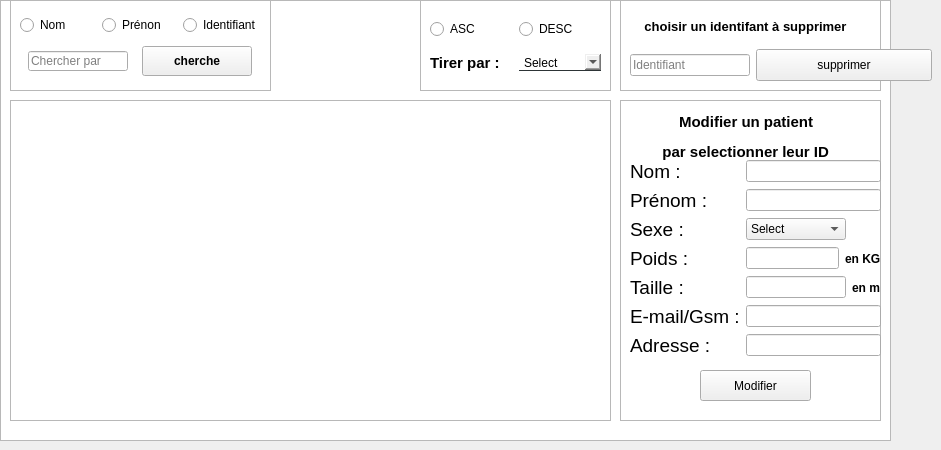
      <widget class="QWidget" name="tab_3">
       <attribute name="title">
        <string>Liste des patients</string>
       </attribute>
       <widget class="QGraphicsView" name="graphicsView">
        <property name="geometry">
         <rect>
          <x>0</x>
          <y>0</y>
          <width>891</width>
          <height>441</height>
         </rect>
        </property>
        <property name="styleSheet">
         <string notr="true">border-image: url(:/136934.jpg);</string>
        </property>
       </widget>
       <widget class="QTableView" name="tableView">
        <property name="geometry">
         <rect>
          <x>10</x>
          <y>100</y>
          <width>601</width>
          <height>321</height>
         </rect>
        </property>
       </widget>
       <widget class="QFrame" name="frame_2">
        <property name="geometry">
         <rect>
          <x>620</x>
          <y>100</y>
          <width>261</width>
          <height>321</height>
         </rect>
        </property>
        <property name="frameShape">
         <enum>QFrame::StyledPanel</enum>
        </property>
        <property name="frameShadow">
         <enum>QFrame::Raised</enum>
        </property>
        <widget class="QPushButton" name="pushButton_2">
         <property name="geometry">
          <rect>
           <x>80</x>
           <y>270</y>
           <width>111</width>
           <height>31</height>
          </rect>
         </property>
         <property name="text">
          <string>Modifier</string>
         </property>
        </widget>
        <widget class="QWidget" name="formLayoutWidget_3">
         <property name="geometry">
          <rect>
           <x>10</x>
           <y>60</y>
           <width>251</width>
           <height>240</height>
          </rect>
         </property>
         <layout class="QFormLayout" name="formLayout_3">
          <item row="0" column="0">
           <widget class="QLabel" name="label_11">
            <property name="font">
             <font>
              <pointsize>14</pointsize>
             </font>
            </property>
            <property name="text">
             <string>Nom :</string>
            </property>
           </widget>
          </item>
          <item row="0" column="1">
           <widget class="QLineEdit" name="pnom_3">
            <property name="maximumSize">
             <size>
              <width>150</width>
              <height>16777215</height>
             </size>
            </property>
           </widget>
          </item>
          <item row="1" column="0">
           <widget class="QLabel" name="label_12">
            <property name="font">
             <font>
              <pointsize>14</pointsize>
             </font>
            </property>
            <property name="text">
             <string>Prénom :</string>
            </property>
           </widget>
          </item>
          <item row="1" column="1">
           <widget class="QLineEdit" name="pprenom_3">
            <property name="maximumSize">
             <size>
              <width>150</width>
              <height>16777215</height>
             </size>
            </property>
           </widget>
          </item>
          <item row="2" column="0">
           <widget class="QLabel" name="label_13">
            <property name="font">
             <font>
              <pointsize>14</pointsize>
             </font>
            </property>
            <property name="text">
             <string>Sexe :</string>
            </property>
           </widget>
          </item>
          <item row="2" column="1">
           <widget class="QComboBox" name="psexe_3">
            <property name="maximumSize">
             <size>
              <width>100</width>
              <height>16777215</height>
             </size>
            </property>
            <item>
             <property name="text">
              <string>Select</string>
             </property>
            </item>
            <item>
             <property name="text">
              <string>Homme</string>
             </property>
            </item>
            <item>
             <property name="text">
              <string>Femme</string>
             </property>
            </item>
           </widget>
          </item>
          <item row="3" column="0">
           <widget class="QLabel" name="label_51">
            <property name="font">
             <font>
              <pointsize>14</pointsize>
             </font>
            </property>
            <property name="text">
             <string>Poids :</string>
            </property>
           </widget>
          </item>
          <item row="3" column="1">
           <layout class="QHBoxLayout" name="horizontalLayout_3">
            <item>
             <widget class="QLineEdit" name="ppoids_3">
              <property name="maximumSize">
               <size>
                <width>100</width>
                <height>16777215</height>
               </size>
              </property>
             </widget>
            </item>
            <item>
             <widget class="QLabel" name="label_15">
              <property name="font">
               <font>
                <weight>75</weight>
                <bold>true</bold>
               </font>
              </property>
              <property name="text">
               <string>en KG</string>
              </property>
             </widget>
            </item>
           </layout>
          </item>
          <item row="4" column="0">
           <widget class="QLabel" name="label_52">
            <property name="font">
             <font>
              <pointsize>14</pointsize>
             </font>
            </property>
            <property name="text">
             <string>Taille :</string>
            </property>
           </widget>
          </item>
          <item row="4" column="1">
           <layout class="QHBoxLayout" name="horizontalLayout_4">
            <item>
             <widget class="QLineEdit" name="ptaille1_3">
              <property name="maximumSize">
               <size>
                <width>100</width>
                <height>16777215</height>
               </size>
              </property>
             </widget>
            </item>
            <item>
             <widget class="QLabel" name="label_17">
              <property name="font">
               <font>
                <weight>75</weight>
                <bold>true</bold>
               </font>
              </property>
              <property name="text">
               <string>en m</string>
              </property>
             </widget>
            </item>
           </layout>
          </item>
          <item row="5" column="0">
           <widget class="QLabel" name="label_53">
            <property name="font">
             <font>
              <pointsize>14</pointsize>
             </font>
            </property>
            <property name="text">
             <string>E-mail/Gsm :</string>
            </property>
           </widget>
          </item>
          <item row="5" column="1">
           <widget class="QLineEdit" name="pemail_3">
            <property name="maximumSize">
             <size>
              <width>150</width>
              <height>16777215</height>
             </size>
            </property>
           </widget>
          </item>
          <item row="6" column="0">
           <widget class="QLabel" name="label_54">
            <property name="font">
             <font>
              <pointsize>14</pointsize>
             </font>
            </property>
            <property name="text">
             <string>Adresse :</string>
            </property>
           </widget>
          </item>
          <item row="6" column="1">
           <widget class="QLineEdit" name="padresse_3">
            <property name="maximumSize">
             <size>
              <width>150</width>
              <height>16777215</height>
             </size>
            </property>
           </widget>
          </item>
         </layout>
        </widget>
        <widget class="QWidget" name="verticalLayoutWidget_4">
         <property name="geometry">
          <rect>
           <x>30</x>
           <y>10</y>
           <width>233</width>
           <height>53</height>
          </rect>
         </property>
         <layout class="QVBoxLayout" name="verticalLayout_4">
          <item>
           <widget class="QLabel" name="label_66">
            <property name="font">
             <font>
              <pointsize>11</pointsize>
              <weight>75</weight>
              <bold>true</bold>
             </font>
            </property>
            <property name="styleSheet">
             <string notr="true">QLabel{
color: black;

border: none;
}</string>
            </property>
            <property name="text">
             <string>       Modifier un patient </string>
            </property>
           </widget>
          </item>
          <item>
           <widget class="QLabel" name="label">
            <property name="font">
             <font>
              <pointsize>11</pointsize>
              <weight>75</weight>
              <bold>true</bold>
             </font>
            </property>
            <property name="text">
             <string>   par selectionner leur ID</string>
            </property>
           </widget>
          </item>
         </layout>
        </widget>
       </widget>
       <widget class="QLineEdit" name="lineEdit">
        <property name="geometry">
         <rect>
          <x>520</x>
          <y>50</y>
          <width>113</width>
          <height>20</height>
         </rect>
        </property>
       </widget>
       <widget class="QFrame" name="frame_3">
        <property name="geometry">
         <rect>
          <x>620</x>
          <y>0</y>
          <width>261</width>
          <height>91</height>
         </rect>
        </property>
        <property name="frameShape">
         <enum>QFrame::StyledPanel</enum>
        </property>
        <property name="frameShadow">
         <enum>QFrame::Raised</enum>
        </property>
       </widget>
       <widget class="QFrame" name="frame_4">
        <property name="geometry">
         <rect>
          <x>10</x>
          <y>0</y>
          <width>261</width>
          <height>91</height>
         </rect>
        </property>
        <property name="frameShape">
         <enum>QFrame::StyledPanel</enum>
        </property>
        <property name="frameShadow">
         <enum>QFrame::Raised</enum>
        </property>
        <widget class="QWidget" name="verticalLayoutWidget">
         <property name="geometry">
          <rect>
           <x>10</x>
           <y>10</y>
           <width>241</width>
           <height>71</height>
          </rect>
         </property>
         <layout class="QVBoxLayout" name="verticalLayout">
          <item>
           <layout class="QHBoxLayout" name="horizontalLayout_7">
            <item>
             <widget class="QRadioButton" name="radioButton_3">
              <property name="text">
               <string>Nom</string>
              </property>
             </widget>
            </item>
            <item>
             <widget class="QRadioButton" name="radioButton">
              <property name="text">
               <string>Prénon</string>
              </property>
             </widget>
            </item>
            <item>
             <widget class="QRadioButton" name="radioButton_2">
              <property name="text">
               <string>Identifiant</string>
              </property>
             </widget>
            </item>
           </layout>
          </item>
          <item>
           <layout class="QHBoxLayout" name="horizontalLayout_9">
            <item>
             <widget class="QLineEdit" name="lineEdit_18">
              <property name="maximumSize">
               <size>
                <width>100</width>
                <height>20</height>
               </size>
              </property>
              <property name="placeholderText">
               <string>Chercher par</string>
              </property>
             </widget>
            </item>
            <item>
             <widget class="QPushButton" name="pb_ok1">
              <property name="maximumSize">
               <size>
                <width>110</width>
                <height>30</height>
               </size>
              </property>
              <property name="font">
               <font>
                <pointsize>9</pointsize>
                <weight>75</weight>
                <bold>true</bold>
               </font>
              </property>
              <property name="text">
               <string>cherche</string>
              </property>
             </widget>
            </item>
           </layout>
          </item>
         </layout>
        </widget>
       </widget>
       <widget class="QPushButton" name="pushButton_4">
        <property name="geometry">
         <rect>
          <x>270</x>
          <y>0</y>
          <width>151</width>
          <height>41</height>
         </rect>
        </property>
        <property name="styleSheet">
         <string notr="true">

QPushButton{
background-color: transparent;
background: none;
border: none;
background-repeat: none;
border-image: url(:/ref.png);
}



QPushButton:hover{
border: 5px slolid ;
}</string>
        </property>
        <property name="text">
         <string/>
        </property>
       </widget>
       <widget class="QFrame" name="frame_10">
        <property name="geometry">
         <rect>
          <x>420</x>
          <y>0</y>
          <width>191</width>
          <height>91</height>
         </rect>
        </property>
        <property name="frameShape">
         <enum>QFrame::StyledPanel</enum>
        </property>
        <property name="frameShadow">
         <enum>QFrame::Raised</enum>
        </property>
        <widget class="QWidget" name="verticalLayoutWidget_2">
         <property name="geometry">
          <rect>
           <x>10</x>
           <y>10</y>
           <width>171</width>
           <height>71</height>
          </rect>
         </property>
         <layout class="QVBoxLayout" name="verticalLayout_2">
          <item>
           <layout class="QHBoxLayout" name="horizontalLayout_8">
            <item>
             <widget class="QRadioButton" name="radioButton_7">
              <property name="text">
               <string>ASC</string>
              </property>
             </widget>
            </item>
            <item>
             <widget class="QRadioButton" name="radioButton_8">
              <property name="text">
               <string>DESC</string>
              </property>
             </widget>
            </item>
           </layout>
          </item>
          <item>
           <layout class="QHBoxLayout" name="horizontalLayout_12">
            <item>
             <widget class="QLabel" name="label_20">
              <property name="font">
               <font>
                <pointsize>11</pointsize>
                <weight>75</weight>
                <bold>true</bold>
               </font>
              </property>
              <property name="text">
               <string>Tirer par :</string>
              </property>
             </widget>
            </item>
            <item>
             <widget class="QComboBox" name="comboBox">
              <property name="layoutDirection">
               <enum>Qt::LeftToRight</enum>
              </property>
              <property name="styleSheet">
               <string notr="true">QComboBox{
border:none;
border-bottom:1px solid #2d3436;
}
QComboBox::hover{
background: rgba(119,181,254,0.5);
}</string>
              </property>
              <item>
               <property name="text">
                <string>Select</string>
               </property>
              </item>
              <item>
               <property name="text">
                <string>Nom</string>
               </property>
              </item>
              <item>
               <property name="text">
                <string>Prénom</string>
               </property>
              </item>
              <item>
               <property name="text">
                <string>Poids</string>
               </property>
              </item>
              <item>
               <property name="text">
                <string>Taille</string>
               </property>
              </item>
             </widget>
            </item>
           </layout>
          </item>
         </layout>
        </widget>
       </widget>
       <widget class="QWidget" name="verticalLayoutWidget_3">
        <property name="geometry">
         <rect>
          <x>630</x>
          <y>10</y>
          <width>302</width>
          <height>71</height>
         </rect>
        </property>
        <layout class="QVBoxLayout" name="verticalLayout_3">
         <item>
          <widget class="QLabel" name="label_65">
           <property name="font">
            <font>
             <pointsize>10</pointsize>
             <weight>75</weight>
             <bold>true</bold>
            </font>
           </property>
           <property name="styleSheet">
            <string notr="true">QLabel{
color: black;

border: none;
}</string>
           </property>
           <property name="text">
            <string>    choisir un identifant à supprimer</string>
           </property>
          </widget>
         </item>
         <item>
          <layout class="QHBoxLayout" name="horizontalLayout_5">
           <item>
            <widget class="QLineEdit" name="sup_id">
             <property name="maximumSize">
              <size>
               <width>120</width>
               <height>16777215</height>
              </size>
             </property>
             <property name="text">
              <string/>
             </property>
             <property name="placeholderText">
              <string>Identifiant </string>
             </property>
            </widget>
           </item>
           <item>
            <widget class="QPushButton" name="pushButton_3">
             <property name="maximumSize">
              <size>
               <width>16777215</width>
               <height>40</height>
              </size>
             </property>
             <property name="text">
              <string>supprimer</string>
             </property>
            </widget>
           </item>
          </layout>
         </item>
        </layout>
       </widget>
       <widget class="QPushButton" name="pushButton_5">
        <property name="geometry">
         <rect>
          <x>300</x>
          <y>40</y>
          <width>91</width>
          <height>51</height>
         </rect>
        </property>
        <property name="styleSheet">
         <string notr="true">

QPushButton{
background-color: transparent;
background: none;
border: none;
background-repeat: none;
	border-image: url(:/pnghut_email-icon-technology-vector-envelope_xEsmdaTzcj.png);
}



QPushButton:hover{
border: 5px slolid;
}</string>
        </property>
        <property name="text">
         <string/>
        </property>
       </widget>
       <zorder>lineEdit</zorder>
       <zorder>graphicsView</zorder>
       <zorder>tableView</zorder>
       <zorder>frame_2</zorder>
       <zorder>frame_3</zorder>
       <zorder>frame_4</zorder>
       <zorder>pushButton_4</zorder>
       <zorder>frame_10</zorder>
       <zorder>verticalLayoutWidget_3</zorder>
       <zorder>pushButton_5</zorder>
      </widget>
